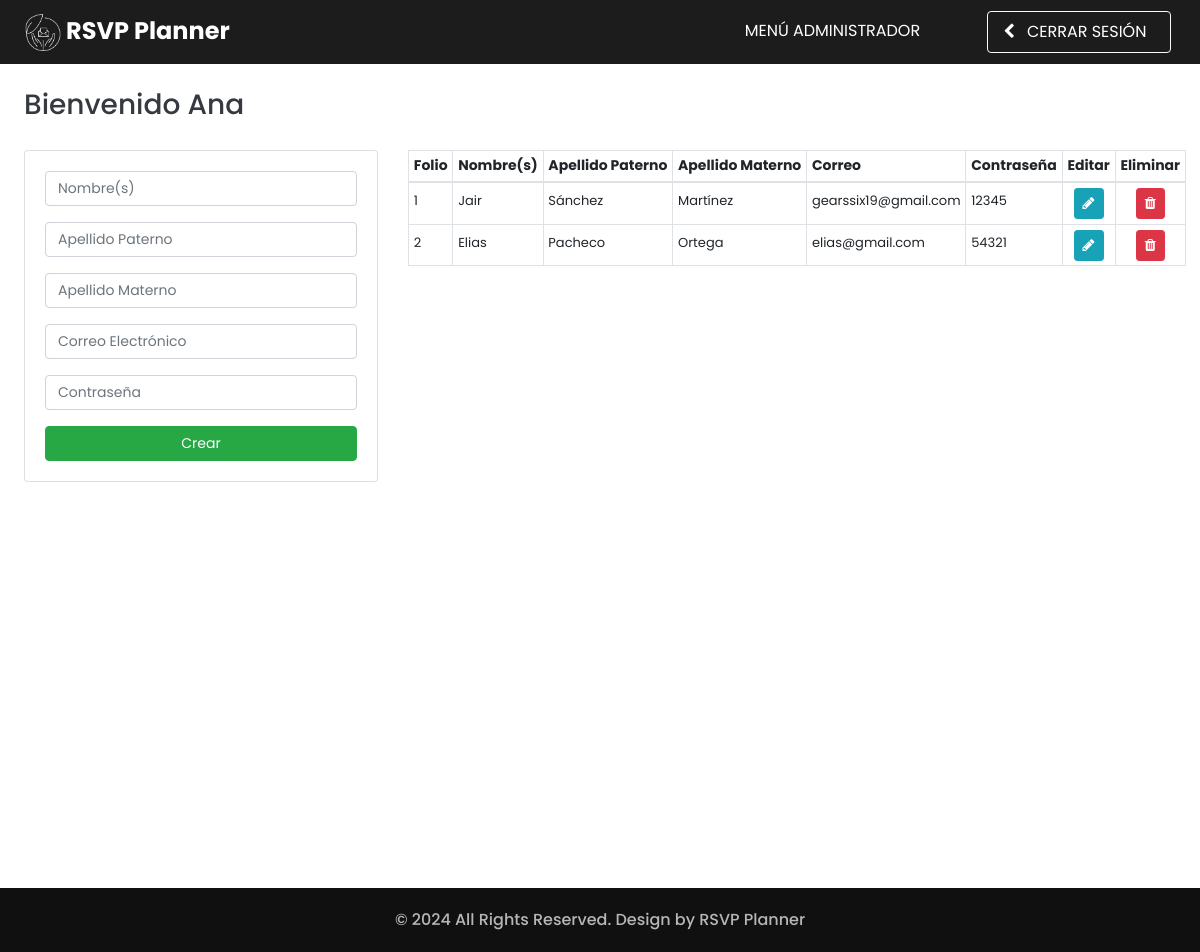
The app's page /php/index_admin.php (signed in) with its own data.
### tables this page shows
CREATE TABLE `anfitrion` (
  `id_anfitrion` int(10) NOT NULL,
  `nombre` varchar(45) NOT NULL,
  `apaterno` varchar(45) NOT NULL,
  `amaterno` varchar(45) NOT NULL,
  `email` varchar(100) NOT NULL,
  `password` varchar(50) NOT NULL
);

### php/index_admin.php (the view, shortened to what this page needs)
<?php
  include("db.php");
	if(isset($_SESSION["email"])){
		$nombre = $_SESSION["nombre"];
	}
	else{
        header("Location: ../login.html");
	}
?>
<!DOCTYPE html>
<html>
<head>
  <link rel="stylesheet" type="text/css" href="../css/bootstrap.css" />
  <link href="../css/style.css" rel="stylesheet" />
  <link href="../css/responsive.css" rel="stylesheet" />
</head>
<body class="sub_page">
    <div class="hero_area">
      <header class="header_section">
        <div class="header_bottom">
          <div class="container-fluid" style="background-color: #1C1C1C;">
            <nav class="navbar navbar-expand-lg custom_nav-container">
              <a class="navbar-brand" href="../index.html">
                <span>
                  <img src="../images/logo_blanco.png" style="height: 37px;"> RSVP Planner
                </span>
              </a>
              <div class="collapse navbar-collapse ml-auto" id="navbarSupportedContent">
                <ul class="navbar-nav mr-5 mt-n3">
                  <li class="nav-item">
                  <a class="nav-link" href="#" target="_self">Menú Administrador
                  </a>
                  </li>
                </ul>
                <ul class="navbar-nav nav-flex-icons m-1">
                  <li class="nav-item active">
                  <a href="logout.php?cerrar=yes" class="nav-link border border-light rounded pt-2 pb-2">
                    <i class="fa fa-chevron-left mr-2"></i> Cerrar sesión&nbsp;&nbsp;
                  </a>
                  </li>
                </ul>
              </div>
            </nav>
          </div>
        </div>
      </header>
    </div>
    <main>
    <h3 class="text-dark ml-4 mb-1 mt-4">Bienvenido <?php echo $nombre ?></h6>
    <div class="container p-4 m-0">
        <div class="row">
            <div class="col-lg-4 col-md-6">
                <div class="card card-body m-0">
                    <form action="crear_anf.php" method="post" class="registration_form">
                        <div class="form-group">
                            <input type="text" class="form-control" style="font-size: 14px;" name="nombre" id="nombre" placeholder="Nombre(s)" required>
                            <input type="text" class="form-control mt-3" style="font-size: 14px;" name="apaterno" id="apaterno" placeholder="Apellido Paterno" required>
                            <input type="text" class="form-control mt-3" style="font-size: 14px;" name="amaterno" id="amaterno" placeholder="Apellido Materno" required>
                        </div>
                        <div class="form-group">
                            <input type="email" class="form-control" style="font-size: 14px;" name="email" id="email" placeholder="Correo Electrónico" required>
                        </div>
                        <div class="form-group">
                            <input type="password" class="form-control" style="font-size: 14px;" name="password" id="password" placeholder="Contraseña" required>
                        </div>
                        <div class="text-center">
                            <button type="submit" name="crear" id="crear" style="font-size: 14px;" class="btn btn-success btn-block">Crear</button>
                        </div>
                    </form>
                </div>
            </div>
            <div class="col-lg-8 col-md-6">
                <table id="dtHorizontalVerticalExample" class="table table-bordered table-sm">
                    <thead>
                        <tr style="font-size: 14px;">
                            <th>Folio</th>
                            <th>Nombre(s)</th>
                            <th>Apellido Paterno</th>
                            <th>Apellido Materno</th>
                            <th>Correo</th>
                            <th>Contraseña</th>
                            <th>Editar</th>
                            <th>Eliminar</th>
                        </tr>
                    </thead>
                    <tbody id="tabla">
                        <?php
                            $query = "SELECT * FROM anfitrion";
                            $result = mysqli_query($conexion, $query);
                            while($row = mysqli_fetch_assoc($result)){ ?>
                                <tr style="font-size: 13px;">
                                    <td class="pt-2"><?php echo $row['id_anfitrion'] ?></td>
                                    <td class="pt-2"><?php echo $row['nombre'] ?></td>
                                    <td class="pt-2"><?php echo $row['apaterno'] ?></td>
                                    <td class="pt-2"><?php echo $row['amaterno'] ?></td>
                                    <td class="pt-2"><?php echo $row['email'] ?></td>
                                    <td class="pt-2"><?php echo $row['password'] ?></td>
                                    <td class="text-center"><a href="editar_anf.php?id_anfitrion=<?php echo $row['id_anfitrion'] ?>"  class="btn btn-info btn-sm" name="">
                                        <i class="fa fa-pencil" style="color: white;"></i>
                                        </a>
                                    </td>
                                    <td class="text-center"><a href="eliminar_anf.php?id_anfitrion=<?php echo $row['id_anfitrion'] ?>"  class="btn btn-danger btn-sm" name="">
                                        <i class="fa fa-trash" style="color: white;"></i>
                                        </a>
                                    </td>
                                </tr>
                            <?php }?>
                    </tbody>
                </table>
            </div>
        </div>
    </div>
    </main>
  <footer class="container-fluid footer_section">
    <p>
      &copy; <span id="currentYear"></span> All Rights Reserved. Design by
      <a href="https://html.design/">RSVP Planner</a>
    </p>
  </footer>

### css/style.css (style rules this page uses)
body { font-family: "Poppins", sans-serif; color: #0c0c0c; background-color: #ffffff; }
.hero_area { min-height: 100vh; display: -webkit-box; display: -ms-flexbox; display: flex; -webkit-box-orient: vertical; -webkit-box-direction: normal; -ms-flex-direction: column; flex-direction: column; position: relative; }
.sub_page .hero_area { min-height: auto; }
.sub_page .custom_nav-container.navbar-expand-lg .navbar-nav .nav-item .nav-link { padding-bottom: 21px; }
.header_section { padding: 0; }
.header_section .container-fluid { padding-right: 25px; padding-left: 25px; }
#navbarSupportedContent { -webkit-box-pack: justify; -ms-flex-pack: justify; justify-content: space-between; }
.custom_nav-container { z-index: 99999; padding: 0; }
.custom_nav-container .navbar-nav { margin-left: auto; }
.custom_nav-container .navbar-nav .nav-item .nav-link { padding: 0; padding: 35px 15px 10px 15px; color: #ffffff; text-align: center; text-transform: uppercase; -webkit-transition: all .2s; transition: all .2s; }
.custom_nav-container .navbar-nav .nav-item:hover .nav-link, .custom_nav-container .navbar-nav .nav-item.active .nav-link { background-color: #1c1c1c; }
a, a:hover, a:focus { text-decoration: none; }
.btn, .btn:focus { outline: none !important; -webkit-box-shadow: none; box-shadow: none; }
.navbar-brand { display: -webkit-box; display: -ms-flexbox; display: flex; -webkit-box-orient: vertical; -webkit-box-direction: normal; -ms-flex-direction: column; flex-direction: column; -webkit-box-align: center; -ms-flex-align: center; align-items: center; }
.navbar-brand span { font-weight: bold; color: #ffffff; font-size: 24px; }
.footer_section { font-weight: 500; display: -webkit-box; display: -ms-flexbox; display: flex; -webkit-box-pack: center; -ms-flex-pack: center; justify-content: center; padding: 20px; background-color: #101010; }
.footer_section p { color: rgba(254, 254, 255, 0.7); margin: 0; text-align: center; }
.footer_section a { color: rgba(254, 254, 255, 0.7); }

### css/responsive.css (style rules this page uses)
@media (min-width: 1200px) { .container { max-width: 1170px; } }

### php/index_admin.php (style rules this page uses)
html, body, header { height: 100%; width: 100%; }
main { height: 100%; }
#dtHorizontalVerticalExample th, td { white-space: nowrap; }

### records on screen
anfitrion: id_anfitrion "1", nombre "Jair", apaterno "Sánchez", amaterno "Martínez", email "gearssix19@gmail.com", password "12345"
anfitrion: id_anfitrion "2", nombre "Elias", apaterno "Pacheco", amaterno "Ortega", email "elias@gmail.com", password "54321"

### other values on screen
$nombre "Ana"
